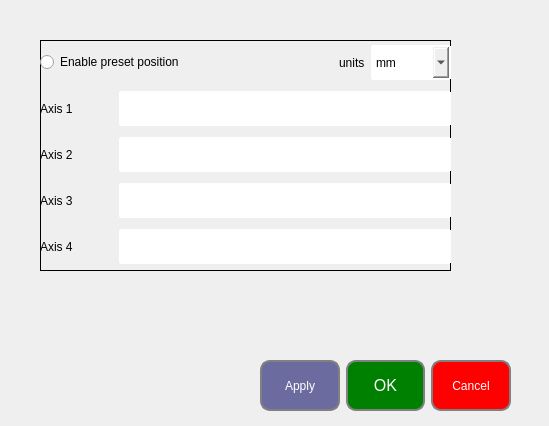
<?xml version="1.0" encoding="UTF-8"?>
<ui version="4.0">
 <class>presetPositionForm</class>
 <widget class="QWidget" name="presetPositionForm">
  <property name="geometry">
   <rect>
    <x>0</x>
    <y>0</y>
    <width>549</width>
    <height>426</height>
   </rect>
  </property>
  <property name="windowTitle">
   <string>Form</string>
  </property>
  <property name="styleSheet">
   <string notr="true">QLabel{
font: 75 14pt &quot;MS Shell Dlg 2&quot;;
}
QComboBox, QLineEdit{
font: 75 12pt &quot;MS Shell Dlg 2&quot;;
border-radius:1px;
border: 2px solid;
border-color: white;
}
QPushButton, QToolButton{
font: 75 12pt &quot;MS Shell Dlg 2&quot;;
border: 2px solid gray;
padding: 0 8px;
border-radius:10px;
text-align: center;
}
QRadioButton{
font: 75 10pt &quot;MS Shell Dlg 2&quot;;
}
QTabWidget{
color: red;
}</string>
  </property>
  <widget class="QWidget" name="ButtonForm" native="true">
   <property name="geometry">
    <rect>
     <x>110</x>
     <y>360</y>
     <width>401</width>
     <height>51</height>
    </rect>
   </property>
   <property name="styleSheet">
    <string notr="true">font: 75 12pt &quot;MS Shell Dlg 2&quot;;</string>
   </property>
   <layout class="QHBoxLayout" name="horizontalLayout_11">
    <item>
     <spacer name="horizontalSpacer_11">
      <property name="orientation">
       <enum>Qt::Horizontal</enum>
      </property>
      <property name="sizeType">
       <enum>QSizePolicy::Fixed</enum>
      </property>
      <property name="sizeHint" stdset="0">
       <size>
        <width>150</width>
        <height>0</height>
       </size>
      </property>
     </spacer>
    </item>
    <item>
     <widget class="QPushButton" name="applyButton">
      <property name="sizePolicy">
       <sizepolicy hsizetype="Expanding" vsizetype="Expanding">
        <horstretch>0</horstretch>
        <verstretch>0</verstretch>
       </sizepolicy>
      </property>
      <property name="styleSheet">
       <string notr="true">background: rgb(107, 107, 159);
color: white;</string>
      </property>
      <property name="text">
       <string>Apply</string>
      </property>
     </widget>
    </item>
    <item>
     <widget class="QPushButton" name="okButton">
      <property name="sizePolicy">
       <sizepolicy hsizetype="Expanding" vsizetype="Expanding">
        <horstretch>0</horstretch>
        <verstretch>0</verstretch>
       </sizepolicy>
      </property>
      <property name="font">
       <font>
        <family>MS Shell Dlg 2</family>
        <pointsize>12</pointsize>
        <weight>9</weight>
        <italic>false</italic>
        <bold>false</bold>
        <kerning>true</kerning>
       </font>
      </property>
      <property name="styleSheet">
       <string notr="true">background:green;
color: white;</string>
      </property>
      <property name="text">
       <string>OK</string>
      </property>
     </widget>
    </item>
    <item>
     <widget class="QPushButton" name="pushButton_5">
      <property name="sizePolicy">
       <sizepolicy hsizetype="Expanding" vsizetype="Expanding">
        <horstretch>0</horstretch>
        <verstretch>0</verstretch>
       </sizepolicy>
      </property>
      <property name="styleSheet">
       <string notr="true">background:red;
color: white;</string>
      </property>
      <property name="text">
       <string>Cancel</string>
      </property>
     </widget>
    </item>
   </layout>
  </widget>
  <widget class="QWidget" name="vWidget_2" native="true">
   <property name="geometry">
    <rect>
     <x>40</x>
     <y>40</y>
     <width>411</width>
     <height>231</height>
    </rect>
   </property>
   <property name="styleSheet">
    <string notr="true">#vWidget_2{
border: 1px solid;
}</string>
   </property>
   <layout class="QVBoxLayout" name="verticalLayout_4">
    <item>
     <layout class="QHBoxLayout" name="horizontalLayout">
      <item>
       <widget class="QRadioButton" name="radioButton_2">
        <property name="styleSheet">
         <string notr="true">
font: 75 14pt &quot;MS Shell Dlg 2&quot;;</string>
        </property>
        <property name="text">
         <string>Enable preset position </string>
        </property>
       </widget>
      </item>
      <item>
       <spacer name="horizontalSpacer">
        <property name="orientation">
         <enum>Qt::Horizontal</enum>
        </property>
        <property name="sizeHint" stdset="0">
         <size>
          <width>40</width>
          <height>20</height>
         </size>
        </property>
       </spacer>
      </item>
      <item>
       <widget class="QLabel" name="label_2">
        <property name="text">
         <string>units</string>
        </property>
       </widget>
      </item>
      <item>
       <widget class="QComboBox" name="leftBlockUnits">
        <property name="sizePolicy">
         <sizepolicy hsizetype="Fixed" vsizetype="Fixed">
          <horstretch>0</horstretch>
          <verstretch>0</verstretch>
         </sizepolicy>
        </property>
        <property name="minimumSize">
         <size>
          <width>80</width>
          <height>35</height>
         </size>
        </property>
        <item>
         <property name="text">
          <string>mm</string>
         </property>
        </item>
        <item>
         <property name="text">
          <string>µm</string>
         </property>
        </item>
        <item>
         <property name="text">
          <string>nm</string>
         </property>
        </item>
        <item>
         <property name="text">
          <string>cm</string>
         </property>
        </item>
       </widget>
      </item>
     </layout>
    </item>
    <item>
     <layout class="QHBoxLayout" name="horizontalLayout_13">
      <item>
       <widget class="QLabel" name="label_8">
        <property name="text">
         <string>Axis 1</string>
        </property>
       </widget>
      </item>
      <item>
       <spacer name="horizontalSpacer_12">
        <property name="orientation">
         <enum>Qt::Horizontal</enum>
        </property>
        <property name="sizeType">
         <enum>QSizePolicy::Fixed</enum>
        </property>
        <property name="sizeHint" stdset="0">
         <size>
          <width>40</width>
          <height>20</height>
         </size>
        </property>
       </spacer>
      </item>
      <item>
       <widget class="QLineEdit" name="presPosAxis1">
        <property name="sizePolicy">
         <sizepolicy hsizetype="Expanding" vsizetype="Fixed">
          <horstretch>0</horstretch>
          <verstretch>0</verstretch>
         </sizepolicy>
        </property>
        <property name="minimumSize">
         <size>
          <width>130</width>
          <height>35</height>
         </size>
        </property>
       </widget>
      </item>
     </layout>
    </item>
    <item>
     <layout class="QHBoxLayout" name="horizontalLayout_14">
      <item>
       <widget class="QLabel" name="label_12">
        <property name="text">
         <string>Axis 2</string>
        </property>
       </widget>
      </item>
      <item>
       <spacer name="horizontalSpacer_13">
        <property name="orientation">
         <enum>Qt::Horizontal</enum>
        </property>
        <property name="sizeType">
         <enum>QSizePolicy::Fixed</enum>
        </property>
        <property name="sizeHint" stdset="0">
         <size>
          <width>40</width>
          <height>20</height>
         </size>
        </property>
       </spacer>
      </item>
      <item>
       <widget class="QLineEdit" name="presPosAxis2">
        <property name="sizePolicy">
         <sizepolicy hsizetype="Expanding" vsizetype="Fixed">
          <horstretch>0</horstretch>
          <verstretch>0</verstretch>
         </sizepolicy>
        </property>
        <property name="minimumSize">
         <size>
          <width>130</width>
          <height>35</height>
         </size>
        </property>
       </widget>
      </item>
     </layout>
    </item>
    <item>
     <layout class="QHBoxLayout" name="horizontalLayout_15">
      <item>
       <widget class="QLabel" name="label_13">
        <property name="text">
         <string>Axis 3</string>
        </property>
       </widget>
      </item>
      <item>
       <spacer name="horizontalSpacer_14">
        <property name="orientation">
         <enum>Qt::Horizontal</enum>
        </property>
        <property name="sizeType">
         <enum>QSizePolicy::Fixed</enum>
        </property>
        <property name="sizeHint" stdset="0">
         <size>
          <width>40</width>
          <height>20</height>
         </size>
        </property>
       </spacer>
      </item>
      <item>
       <widget class="QLineEdit" name="presPosAxis3">
        <property name="sizePolicy">
         <sizepolicy hsizetype="Expanding" vsizetype="Fixed">
          <horstretch>0</horstretch>
          <verstretch>0</verstretch>
         </sizepolicy>
        </property>
        <property name="minimumSize">
         <size>
          <width>130</width>
          <height>35</height>
         </size>
        </property>
       </widget>
      </item>
     </layout>
    </item>
    <item>
     <layout class="QHBoxLayout" name="horizontalLayout_16">
      <item>
       <widget class="QLabel" name="label_9">
        <property name="text">
         <string>Axis 4</string>
        </property>
       </widget>
      </item>
      <item>
       <spacer name="horizontalSpacer_15">
        <property name="orientation">
         <enum>Qt::Horizontal</enum>
        </property>
        <property name="sizeType">
         <enum>QSizePolicy::Fixed</enum>
        </property>
        <property name="sizeHint" stdset="0">
         <size>
          <width>40</width>
          <height>20</height>
         </size>
        </property>
       </spacer>
      </item>
      <item>
       <widget class="QLineEdit" name="presPosAxis4">
        <property name="sizePolicy">
         <sizepolicy hsizetype="Expanding" vsizetype="Fixed">
          <horstretch>0</horstretch>
          <verstretch>0</verstretch>
         </sizepolicy>
        </property>
        <property name="minimumSize">
         <size>
          <width>130</width>
          <height>35</height>
         </size>
        </property>
       </widget>
      </item>
     </layout>
    </item>
   </layout>
  </widget>
 </widget>
 <resources/>
 <connections/>
</ui>
